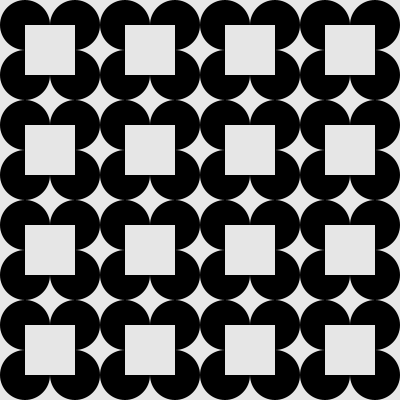
Frame 1 (no input)
Frame 60 (the mouse pressed at the canvas centre just before this capture): identical to frame 1, image omitted
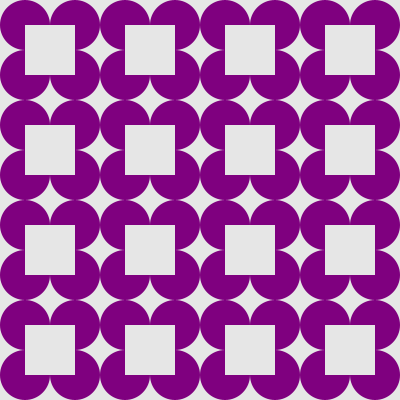
Frame 120 (the mouse held since frame 60 and released just before this capture)

The Processing sketch that drew these frames (run headless with seeded random() and noise(); from frame 60 on, the mouse is pressed at the canvas centre):

// Processing sketch: tp3
// ── tp3.pde



/*  Alarcón Silvina TP3 - Ilusión óptica
 -Comisión 3_ David Bedoian
 Pido disculpas por no llegar con una entrega completa
 Se me está complicando con la parte interactiva.
 Quería que cada arco gire sobre su eje y/o cambien de color 
 generando la ilusion de un cuadrado que aparece y desaparece.
 Para el recuperatorio espero resolverlo y llegar a hacer el video.
 
 */


float mx, my;
int diam, rad, cant;


void setup() {

  size(400, 400);

  diam=50;
  rad=diam/2;
  cant=height/100;
}

void draw() {

  background(230);
  for ( int i=0; i<4; i++) {
    mx= map(mouseX, 0, width, 0, 255);
    my= map(mouseY, 0, height, 0, 255);


    fill(mx,0,my);
    noStroke();


    for ( int a=0; a<4; a++) {

      // Los arcos tienen +rad, porque el for empieza en cero

      //arco 1 
      arc(rad*a*cant+rad, rad*i*cant+rad, diam, diam, HALF_PI, TWO_PI);
      //arco2  
      arc(diam+rad*a*cant+rad, rad*i*cant+rad, diam, diam, PI, TWO_PI+HALF_PI);
      //arco3
      arc(rad*a*cant+rad, diam+rad*i*cant+rad, diam, diam, 0, TWO_PI-HALF_PI);
      //arco4
      arc(diam+rad*a*cant+rad, diam+rad*i*cant+rad, diam, diam, 0-HALF_PI, PI);
    }
  }
}
